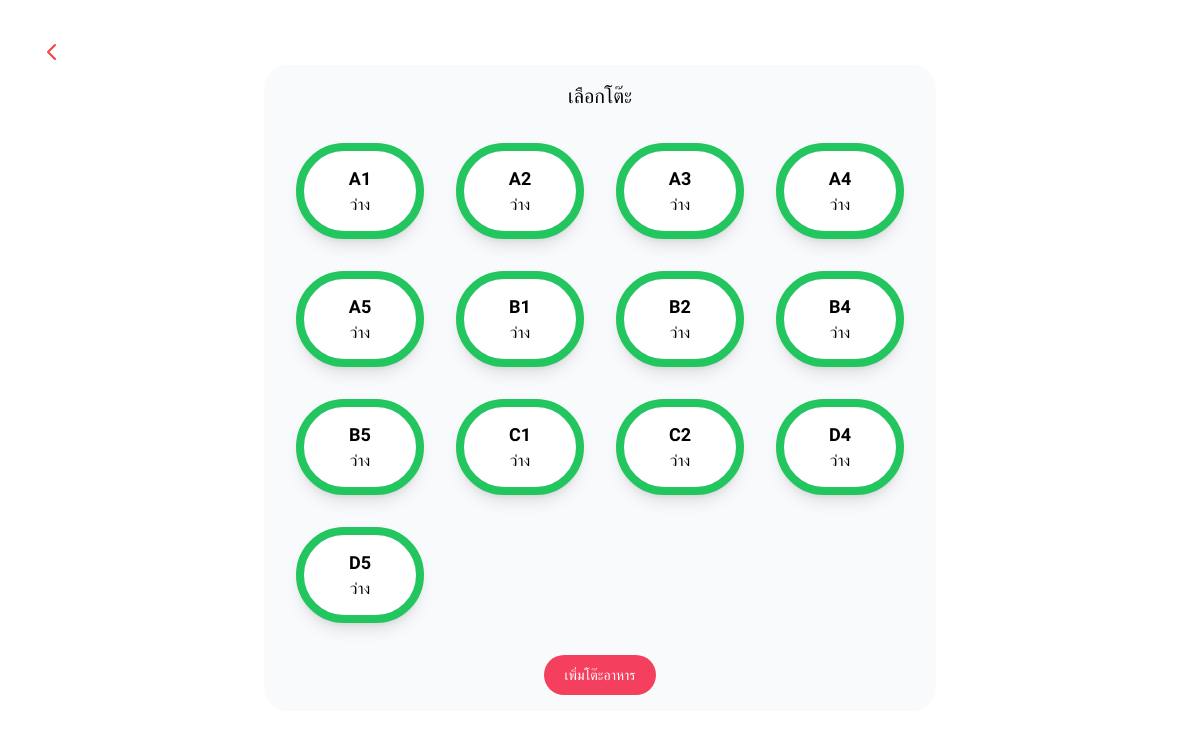
Screenshot of /employee/manageres/table.php with the database file from the repository.
### tables this page shows
CREATE TABLE "tabletype" (
	"tableTypeId"	TEXT,
	"tableSize"	TEXT NOT NULL,
	"tableTypeStatus"	TEXT NOT NULL,
	PRIMARY KEY("tableTypeId")
);

### employee/manageres/table.php (the view, shortened to what this page needs)
<!DOCTYPE html>
<html lang="th">
<?php
 $db = new MyDB();
?>
<head>
    <script src="https://cdn.tailwindcss.com"></script>
</head>
<body class="bg-white" style="
      font-family: Prompt, sans-serif;
      font-weight: 300;
      font-style: normal;
    ">
    <div class="grid place-content-center gap-2 sm:grid-cols-1 md:grid-cols-4 lg:grid-cols-4 ml-10 mt-10">
        <div class="col-span-3 sm:col-span-4">
            <div id="blaktomenu" class="hover:text-red-600 ">
                <a href="manageres.html">
                    <span class="flex">
                        <svg class="w-6 h-6 text-red-500" aria-hidden="true" xmlns="http://www.w3.org/2000/svg"
                            fill="none" viewBox="0 0 24 24">
                            <path stroke="currentColor" stroke-linecap="round" stroke-linejoin="round" stroke-width="2"
                                d="m15 19-7-7 7-7" />
                        </svg>
                    </span>
                </a>
            </div>
        </div>
    </div>
    <div class="flex justify-center items-center mt-[-8%]">
        <div class="flex flex-wrap justify-center h-screen items-center">
            <div
                class="box-border w-90 p-4 mt-10 bg-gray-50 rounded-3xl flex justify-center items-center selfs-center ">
                <div class="w-50">
                    <p class="text-[20px] font-medium text-center mb-4"> เลือกโต๊ะ</p>
                    <div class="grid grid-cols-1 sm:grid-cols-2 md:grid-cols-3 lg:grid-cols-4 xl:grid-cols-5 gap-8 p-4 "
                        id="tablemanage">
                        <?php
                        $sql = "SELECT tableTypeId, tableTypeStatus FROM tableType";
                        $result = $db->query($sql);
                        if ($result->numColumns() > 0) {
                            while ($row = $result->fetchArray(SQLITE3_ASSOC)) {
                                $tableName = $row['tableTypeId'];
                                $status = $row['tableTypeStatus'];
                                echo '<button> <div data-modal-target="static-modal-' . $tableName . '" data-modal-toggle="static-modal-' . $tableName . '" class="rounded-full bg-white w-32 h-24 flex items-center justify-center text-black border-8 ';
                                if ($status == 'ว่าง') {
                                    echo 'border-green-500';
                                } elseif ($status == 'ไม่ว่าง') {
                                    echo 'border-red-500';
                                } else {
                                    echo 'border-gray-500';
                                }
                                echo ' shadow-lg hover:scale-110 transition-transform duration-100 hover:animate-pulse">';
                                echo '<p class="text-center" name="customer"><span class="font-bold text-lg" id="tablenumber">' . $tableName . '</span><br>' . $status . '</p>';
                                echo '</div></button>';
                            }
                        } else {
                            echo "No results";
                        }
                        ?>
                    </div>
                    <button data-modal-target="crud-modal" data-modal-toggle="crud-modal"
                        class="mt-4 flex mx-auto text-white bg-[#f43f5e] font-medium rounded-3xl text-sm px-5 py-2.5 text-center"
                        type="button">
                        เพิ่มโต๊ะอาหาร
                    </button>
                </div>
            </div>
        </div>
    </div>
</body>
</html>

### employee/manageres/table.php (style rules this page uses)
html { scroll-behavior: smooth; }

### rows the page displays
tabletype: tableTypeId "A1", tableTypeStatus "ว่าง"
tabletype: tableTypeId "A2", tableTypeStatus "ว่าง"
tabletype: tableTypeId "A3", tableTypeStatus "ว่าง"
tabletype: tableTypeId "A4", tableTypeStatus "ว่าง"
tabletype: tableTypeId "A5", tableTypeStatus "ว่าง"
tabletype: tableTypeId "B1", tableTypeStatus "ว่าง"
tabletype: tableTypeId "B2", tableTypeStatus "ว่าง"
tabletype: tableTypeId "B4", tableTypeStatus "ว่าง"
tabletype: tableTypeId "B5", tableTypeStatus "ว่าง"
tabletype: tableTypeId "C1", tableTypeStatus "ว่าง"
tabletype: tableTypeId "C2", tableTypeStatus "ว่าง"
tabletype: tableTypeId "D4", tableTypeStatus "ว่าง"
tabletype: tableTypeId "D5", tableTypeStatus "ว่าง"
